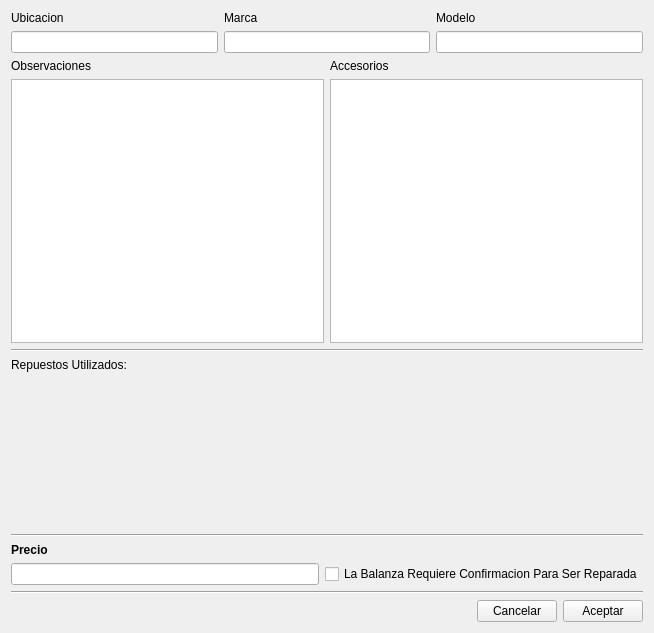
<?xml version="1.0" encoding="UTF-8"?>
<ui version="4.0">
 <class>Reparacion</class>
 <widget class="QWidget" name="Reparacion">
  <property name="geometry">
   <rect>
    <x>0</x>
    <y>0</y>
    <width>654</width>
    <height>633</height>
   </rect>
  </property>
  <property name="windowTitle">
   <string>Form</string>
  </property>
  <layout class="QHBoxLayout" name="horizontalLayout_5">
   <item>
    <layout class="QVBoxLayout" name="verticalLayout_8">
     <item>
      <layout class="QHBoxLayout" name="horizontalLayout_3">
       <item>
        <layout class="QVBoxLayout" name="verticalLayout_5">
         <item>
          <widget class="QLabel" name="label_6">
           <property name="text">
            <string>Ubicacion</string>
           </property>
          </widget>
         </item>
         <item>
          <widget class="QLineEdit" name="leUbicacion">
           <property name="readOnly">
            <bool>true</bool>
           </property>
          </widget>
         </item>
        </layout>
       </item>
       <item>
        <layout class="QVBoxLayout" name="verticalLayout">
         <item>
          <widget class="QLabel" name="label">
           <property name="text">
            <string>Marca</string>
           </property>
          </widget>
         </item>
         <item>
          <widget class="QLineEdit" name="leMarca">
           <property name="readOnly">
            <bool>true</bool>
           </property>
          </widget>
         </item>
        </layout>
       </item>
       <item>
        <layout class="QVBoxLayout" name="verticalLayout_2">
         <item>
          <widget class="QLabel" name="label_2">
           <property name="text">
            <string>Modelo</string>
           </property>
          </widget>
         </item>
         <item>
          <widget class="QLineEdit" name="leModelo">
           <property name="readOnly">
            <bool>true</bool>
           </property>
          </widget>
         </item>
        </layout>
       </item>
      </layout>
     </item>
     <item>
      <layout class="QHBoxLayout" name="horizontalLayout_2">
       <item>
        <layout class="QVBoxLayout" name="verticalLayout_3">
         <item>
          <widget class="QLabel" name="label_4">
           <property name="text">
            <string>Observaciones</string>
           </property>
          </widget>
         </item>
         <item>
          <widget class="QPlainTextEdit" name="pteObservaciones">
           <property name="sizePolicy">
            <sizepolicy hsizetype="Expanding" vsizetype="MinimumExpanding">
             <horstretch>0</horstretch>
             <verstretch>0</verstretch>
            </sizepolicy>
           </property>
           <property name="minimumSize">
            <size>
             <width>0</width>
             <height>30</height>
            </size>
           </property>
           <property name="readOnly">
            <bool>false</bool>
           </property>
          </widget>
         </item>
        </layout>
       </item>
       <item>
        <layout class="QVBoxLayout" name="verticalLayout_4">
         <item>
          <widget class="QLabel" name="label_5">
           <property name="text">
            <string>Accesorios</string>
           </property>
          </widget>
         </item>
         <item>
          <widget class="QPlainTextEdit" name="pteAccesorios">
           <property name="sizePolicy">
            <sizepolicy hsizetype="Expanding" vsizetype="MinimumExpanding">
             <horstretch>0</horstretch>
             <verstretch>0</verstretch>
            </sizepolicy>
           </property>
           <property name="minimumSize">
            <size>
             <width>0</width>
             <height>30</height>
            </size>
           </property>
           <property name="readOnly">
            <bool>false</bool>
           </property>
          </widget>
         </item>
        </layout>
       </item>
      </layout>
     </item>
     <item>
      <widget class="Line" name="line_2">
       <property name="orientation">
        <enum>Qt::Horizontal</enum>
       </property>
      </widget>
     </item>
     <item>
      <layout class="QVBoxLayout" name="verticalLayout_6">
       <item>
        <widget class="QLabel" name="label_3">
         <property name="text">
          <string>Repuestos Utilizados:</string>
         </property>
        </widget>
       </item>
       <item>
        <widget class="QExtendedTable" name="widget" native="true">
         <property name="minimumSize">
          <size>
           <width>0</width>
           <height>150</height>
          </size>
         </property>
        </widget>
       </item>
      </layout>
     </item>
     <item>
      <widget class="Line" name="line">
       <property name="orientation">
        <enum>Qt::Horizontal</enum>
       </property>
      </widget>
     </item>
     <item>
      <layout class="QVBoxLayout" name="verticalLayout_7">
       <item>
        <widget class="QLabel" name="label_7">
         <property name="minimumSize">
          <size>
           <width>100</width>
           <height>0</height>
          </size>
         </property>
         <property name="styleSheet">
          <string notr="true">font: bold;
</string>
         </property>
         <property name="text">
          <string>Precio</string>
         </property>
        </widget>
       </item>
       <item>
        <layout class="QHBoxLayout" name="horizontalLayout">
         <item>
          <widget class="QLineEdit" name="lePrecio">
           <property name="sizePolicy">
            <sizepolicy hsizetype="MinimumExpanding" vsizetype="Fixed">
             <horstretch>0</horstretch>
             <verstretch>0</verstretch>
            </sizepolicy>
           </property>
           <property name="minimumSize">
            <size>
             <width>100</width>
             <height>0</height>
            </size>
           </property>
           <property name="readOnly">
            <bool>false</bool>
           </property>
          </widget>
         </item>
         <item>
          <widget class="QCheckBox" name="checkBox">
           <property name="text">
            <string>La Balanza Requiere Confirmacion Para Ser Reparada</string>
           </property>
          </widget>
         </item>
        </layout>
       </item>
      </layout>
     </item>
     <item>
      <widget class="Line" name="line_3">
       <property name="orientation">
        <enum>Qt::Horizontal</enum>
       </property>
      </widget>
     </item>
     <item>
      <layout class="QHBoxLayout" name="horizontalLayout_4">
       <item>
        <spacer name="horizontalSpacer">
         <property name="orientation">
          <enum>Qt::Horizontal</enum>
         </property>
         <property name="sizeHint" stdset="0">
          <size>
           <width>40</width>
           <height>20</height>
          </size>
         </property>
        </spacer>
       </item>
       <item>
        <widget class="QPushButton" name="pbCancelar">
         <property name="text">
          <string>Cancelar</string>
         </property>
        </widget>
       </item>
       <item>
        <widget class="QPushButton" name="pbAceptar">
         <property name="text">
          <string>Aceptar</string>
         </property>
        </widget>
       </item>
      </layout>
     </item>
    </layout>
   </item>
  </layout>
 </widget>
 <customwidgets>
  <customwidget>
   <class>QExtendedTable</class>
   <extends>QWidget</extends>
   <header>complementos/qextendedtable.h</header>
   <container>1</container>
  </customwidget>
 </customwidgets>
 <resources/>
 <connections/>
</ui>
